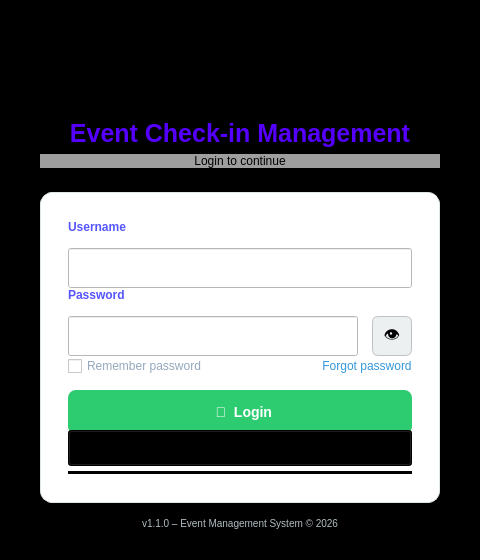
<?xml version="1.0" encoding="UTF-8"?>
<ui version="4.0">
 <class>LoginWindow</class>
 <widget class="QMainWindow" name="LoginWindow">
  <property name="geometry">
   <rect>
    <x>0</x>
    <y>0</y>
    <width>480</width>
    <height>560</height>
   </rect>
  </property>
  <property name="minimumSize">
   <size>
    <width>480</width>
    <height>560</height>
   </size>
  </property>
  <property name="maximumSize">
   <size>
    <width>480</width>
    <height>560</height>
   </size>
  </property>
  <property name="windowTitle">
   <string>Login - Event Management System</string>
  </property>
  <property name="styleSheet">
   <string notr="true">background-color: rgb(0, 0, 0);</string>
  </property>
  <widget class="QWidget" name="centralwidget">
   <layout class="QVBoxLayout" name="verticalLayout">
    <property name="spacing">
     <number>0</number>
    </property>
    <property name="leftMargin">
     <number>40</number>
    </property>
    <property name="topMargin">
     <number>30</number>
    </property>
    <property name="rightMargin">
     <number>40</number>
    </property>
    <property name="bottomMargin">
     <number>30</number>
    </property>
    <item>
     <widget class="QLabel" name="lblLogo">
      <property name="font">
       <font>
        <family>Arial</family>
        <pointsize>59</pointsize>
       </font>
      </property>
      <property name="styleSheet">
       <string notr="true">
background-color: rgb(0, 0, 0);</string>
      </property>
      <property name="text">
       <string>🎫</string>
      </property>
      <property name="alignment">
       <set>Qt::AlignCenter</set>
      </property>
     </widget>
    </item>
    <item>
     <widget class="QLabel" name="lblTitle">
      <property name="font">
       <font>
        <family>Arial</family>
        <pointsize>19</pointsize>
        <weight>75</weight>
        <bold>true</bold>
       </font>
      </property>
      <property name="styleSheet">
       <string notr="true">color: #2c3e50; margin-bottom: 6px;
color: rgb(85, 0, 255);</string>
      </property>
      <property name="text">
       <string>Event Check-in Management</string>
      </property>
      <property name="alignment">
       <set>Qt::AlignCenter</set>
      </property>
     </widget>
    </item>
    <item>
     <widget class="QLabel" name="lblSubtitle">
      <property name="font">
       <font>
        <family>MS Shell Dlg 2</family>
        <pointsize>11</pointsize>
        <weight>50</weight>
        <italic>false</italic>
        <bold>false</bold>
       </font>
      </property>
      <property name="styleSheet">
       <string notr="true">color: #7f8c8d; font-size: 12px; margin-bottom: 24px;
font: 11pt &quot;MS Shell Dlg 2&quot;;
color: rgb(0, 0, 0);
background-color: rgb(158, 158, 158);</string>
      </property>
      <property name="text">
       <string>Login to continue</string>
      </property>
      <property name="alignment">
       <set>Qt::AlignCenter</set>
      </property>
     </widget>
    </item>
    <item>
     <widget class="QWidget" name="cardWidget" native="true">
      <property name="styleSheet">
       <string notr="true">QWidget#cardWidget {
    background-color: white;
    border-radius: 12px;
    border: 1px solid #dfe6e9;
}</string>
      </property>
      <layout class="QVBoxLayout" name="cardLayout">
       <property name="spacing">
        <number>14</number>
       </property>
       <property name="leftMargin">
        <number>28</number>
       </property>
       <property name="topMargin">
        <number>28</number>
       </property>
       <property name="rightMargin">
        <number>28</number>
       </property>
       <property name="bottomMargin">
        <number>28</number>
       </property>
       <item>
        <widget class="QLabel" name="lblUsername">
         <property name="styleSheet">
          <string notr="true">font-weight: bold; color: #2c3e50; font-size: 12px;
background-color: rgb(255, 255, 255);
color: rgb(85, 85, 255);</string>
         </property>
         <property name="text">
          <string>Username</string>
         </property>
        </widget>
       </item>
       <item>
        <widget class="QLineEdit" name="lineEditUsername">
         <property name="minimumSize">
          <size>
           <width>0</width>
           <height>40</height>
          </size>
         </property>
         <property name="font">
          <font>
           <pointsize>8</pointsize>
          </font>
         </property>
         <property name="styleSheet">
          <string notr="true">font: 8pt &quot;MS Shell Dlg 2&quot;;
color: rgb(0, 0, 0);
background-color: rgb(255, 255, 255);
border-color: rgb(0, 0, 0);</string>
         </property>
        </widget>
       </item>
       <item>
        <widget class="QLabel" name="lblPassword">
         <property name="font">
          <font>
           <pointsize>-1</pointsize>
           <weight>75</weight>
           <bold>true</bold>
          </font>
         </property>
         <property name="styleSheet">
          <string notr="true">font-weight: bold; color: #2c3e50; font-size: 12px;
background-color: rgb(255, 255, 255);
color: rgb(85, 85, 255);</string>
         </property>
         <property name="text">
          <string>Password</string>
         </property>
        </widget>
       </item>
       <item>
        <layout class="QHBoxLayout" name="horizontalLayout">
         <item>
          <widget class="QLineEdit" name="lineEditPassword">
           <property name="minimumSize">
            <size>
             <width>0</width>
             <height>40</height>
            </size>
           </property>
           <property name="styleSheet">
            <string notr="true">background-color: rgb(255, 255, 255);
color: rgb(0, 0, 0);</string>
           </property>
           <property name="echoMode">
            <enum>QLineEdit::Password</enum>
           </property>
          </widget>
         </item>
         <item>
          <widget class="QPushButton" name="btnTogglePwd">
           <property name="minimumSize">
            <size>
             <width>40</width>
             <height>40</height>
            </size>
           </property>
           <property name="maximumSize">
            <size>
             <width>40</width>
             <height>40</height>
            </size>
           </property>
           <property name="styleSheet">
            <string notr="true">QPushButton { 
    background: #ecf0f1; 
    border-radius: 6px;
    border: 1px solid #bdc3c7; 
    font-size: 16px; 
}
QPushButton:hover { 
    background: #d5dbdb; 
}</string>
           </property>
           <property name="text">
            <string>👁</string>
           </property>
          </widget>
         </item>
        </layout>
       </item>
       <item>
        <layout class="QHBoxLayout" name="horizontalLayout_2">
         <item>
          <widget class="QCheckBox" name="checkBoxRemember">
           <property name="styleSheet">
            <string notr="true">color: rgb(149, 167, 189);
background-color: rgb(255, 255, 255);</string>
           </property>
           <property name="text">
            <string>Remember password</string>
           </property>
          </widget>
         </item>
         <item>
          <spacer name="horizontalSpacer">
           <property name="orientation">
            <enum>Qt::Horizontal</enum>
           </property>
           <property name="sizeHint" stdset="0">
            <size>
             <width>40</width>
             <height>20</height>
            </size>
           </property>
          </spacer>
         </item>
         <item>
          <widget class="QPushButton" name="btnForgotPassword">
           <property name="cursor">
            <cursorShape>PointingHandCursor</cursorShape>
           </property>
           <property name="styleSheet">
            <string notr="true">QPushButton { 
    color: #3498db; 
    font-size: 12px;
    border: none; 
    background: transparent; 
}
QPushButton:hover { 
    color: #2980b9; 
    text-decoration: underline; 
}</string>
           </property>
           <property name="text">
            <string>Forgot password</string>
           </property>
           <property name="flat">
            <bool>true</bool>
           </property>
          </widget>
         </item>
        </layout>
       </item>
       <item>
        <widget class="QPushButton" name="btnLogin">
         <property name="minimumSize">
          <size>
           <width>0</width>
           <height>44</height>
          </size>
         </property>
         <property name="styleSheet">
          <string notr="true">QPushButton {
    background-color: #2ecc71; 
    color: white;
    font-size: 14px; 
    font-weight: bold;
    border-radius: 8px; 
    border: none;
}
QPushButton:hover { 
    background-color: #27ae60; 
}
QPushButton:pressed { 
    background-color: #1e8449; 
}</string>
         </property>
         <property name="text">
          <string>  🔑  Login</string>
         </property>
        </widget>
       </item>
       <item>
        <widget class="QPushButton" name="btnExit">
         <property name="minimumSize">
          <size>
           <width>0</width>
           <height>36</height>
          </size>
         </property>
         <property name="styleSheet">
          <string notr="true">QPushButton { 
    background: #ecf0f1; 
    color: #7f8c8d;
    font-size: 13px; 
    border-radius: 8px; 
    border: none; 
}
QPushButton:hover { 
    background: #d5dbdb; 
    color: #2c3e50; 
}
background-color: rgb(255, 85, 0);</string>
         </property>
         <property name="text">
          <string>Exit</string>
         </property>
        </widget>
       </item>
       <item>
        <widget class="Line" name="line">
         <property name="styleSheet">
          <string notr="true">color: #ecf0f1;</string>
         </property>
         <property name="orientation">
          <enum>Qt::Horizontal</enum>
         </property>
        </widget>
       </item>
      </layout>
     </widget>
    </item>
    <item>
     <widget class="QLabel" name="lblVersion">
      <property name="styleSheet">
       <string notr="true">color: #b2bec3; font-size: 10px; margin-top: 14px;</string>
      </property>
      <property name="text">
       <string>v1.1.0 – Event Management System © 2026</string>
      </property>
      <property name="alignment">
       <set>Qt::AlignCenter</set>
      </property>
     </widget>
    </item>
   </layout>
  </widget>
 </widget>
 <resources/>
 <connections/>
</ui>
